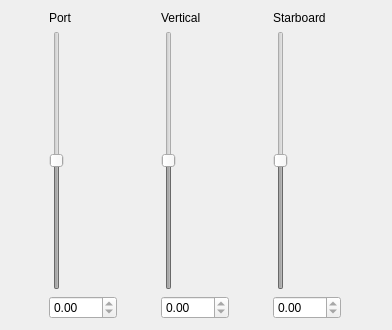
<?xml version="1.0" encoding="UTF-8"?>
<ui version="4.0">
 <class>thrust_monitorWidget</class>
 <widget class="QWidget" name="thrust_monitorWidget">
  <property name="enabled">
   <bool>true</bool>
  </property>
  <property name="geometry">
   <rect>
    <x>0</x>
    <y>0</y>
    <width>392</width>
    <height>330</height>
   </rect>
  </property>
  <property name="windowTitle">
   <string>Thrust Monitor</string>
  </property>
  <layout class="QVBoxLayout" name="verticalLayout" stretch="0">
   <item>
    <layout class="QVBoxLayout" name="verticalLayout_2">
     <item>
      <layout class="QGridLayout" name="gridLayout">
       <item row="1" column="2">
        <widget class="QSlider" name="star_slider">
         <property name="enabled">
          <bool>false</bool>
         </property>
         <property name="minimum">
          <number>-100</number>
         </property>
         <property name="maximum">
          <number>100</number>
         </property>
         <property name="orientation">
          <enum>Qt::Vertical</enum>
         </property>
        </widget>
       </item>
       <item row="1" column="0">
        <widget class="QSlider" name="port_slider">
         <property name="enabled">
          <bool>false</bool>
         </property>
         <property name="minimum">
          <number>-100</number>
         </property>
         <property name="maximum">
          <number>100</number>
         </property>
         <property name="orientation">
          <enum>Qt::Vertical</enum>
         </property>
        </widget>
       </item>
       <item row="0" column="0">
        <widget class="QLabel" name="label">
         <property name="text">
          <string>Port </string>
         </property>
        </widget>
       </item>
       <item row="0" column="1">
        <widget class="QLabel" name="label_2">
         <property name="text">
          <string>Vertical</string>
         </property>
        </widget>
       </item>
       <item row="1" column="1">
        <widget class="QSlider" name="vert_slider">
         <property name="enabled">
          <bool>false</bool>
         </property>
         <property name="minimum">
          <number>-100</number>
         </property>
         <property name="maximum">
          <number>100</number>
         </property>
         <property name="orientation">
          <enum>Qt::Vertical</enum>
         </property>
        </widget>
       </item>
       <item row="0" column="2">
        <widget class="QLabel" name="label_3">
         <property name="text">
          <string>Starboard</string>
         </property>
        </widget>
       </item>
       <item row="2" column="0">
        <widget class="QDoubleSpinBox" name="port_spinbox">
         <property name="readOnly">
          <bool>true</bool>
         </property>
         <property name="minimum">
          <double>-100.000000000000000</double>
         </property>
         <property name="maximum">
          <double>100.000000000000000</double>
         </property>
        </widget>
       </item>
       <item row="2" column="1">
        <widget class="QDoubleSpinBox" name="vert_spinbox">
         <property name="readOnly">
          <bool>true</bool>
         </property>
         <property name="minimum">
          <double>-100.000000000000000</double>
         </property>
         <property name="maximum">
          <double>100.000000000000000</double>
         </property>
        </widget>
       </item>
       <item row="2" column="2">
        <widget class="QDoubleSpinBox" name="star_spinbox">
         <property name="readOnly">
          <bool>true</bool>
         </property>
         <property name="minimum">
          <double>-100.000000000000000</double>
         </property>
         <property name="maximum">
          <double>100.000000000000000</double>
         </property>
        </widget>
       </item>
      </layout>
     </item>
    </layout>
   </item>
  </layout>
 </widget>
 <resources/>
 <connections/>
</ui>
